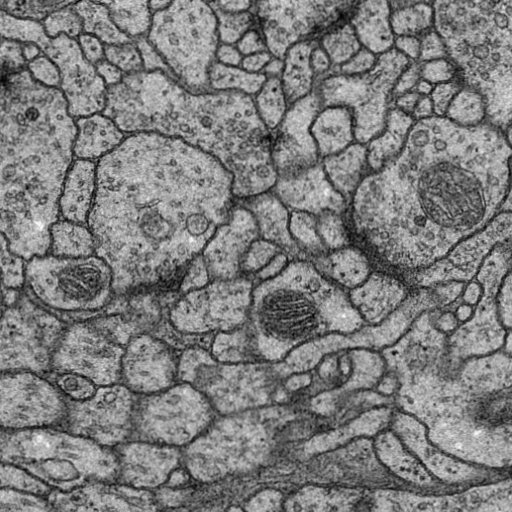
#> input picture RNet/data/images/train-volume01.jpg, 512 x 512 px
$ python postprocessing.py   (older library calls are emulated)
#> lines starting #> are read from the running program, lines starting #| are printed output that depends on the picture; after the words box and inside, x2 and y2 are one past the last pixel; in counts of white or black regions, pixels touching at a corner belong together
#> further down, image is the input picture: shape (512, 512); min 0, max 253, mean 124.8
import numpy as np
import pydensecrf.densecrf as dcrf
import pydensecrf.utils as utils
from skimage.io import imread, imsave
from pydensecrf.utils import unary_from_labels, create_pairwise_bilateral, create_pairwise_gaussian
from skimage.color import gray2rgb
from skimage.color import rgb2gray
from skimage.filters import sobel
from skimage.measure import label
from skimage.segmentation import slic, join_segmentations
from skimage.morphology import watershed
from skimage.color import label2rgb
import matplotlib.pyplot as plt
import cv2
import os


def sobel_watershed (image):
    edges = sobel(image)
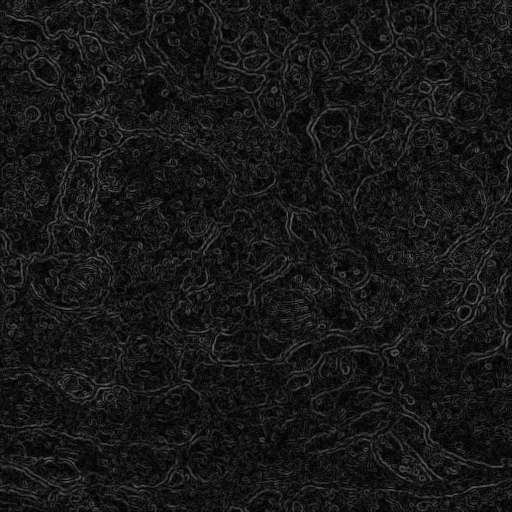
#> edges: shape (512, 512) float64; min 0, max 0.456, mean 0.0915
    markers = np.zeros_like(image)
    foreground, background = 1, 2
    markers[image < 90.0] = background
    markers[image > 180.0] = foreground
    ws = watershed(edges, markers)
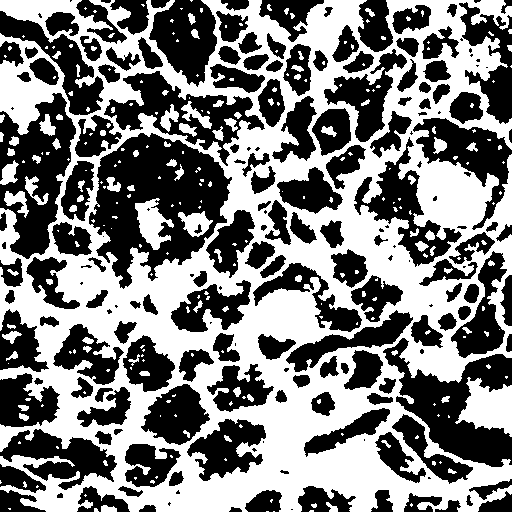
#> ws: shape (512, 512); values 1 (black) and 2 (white), 49.2% white; 271 white regions (182 under 20 px), largest, box (x1, y1, x2, y2) and area: (0, 0, 512, 512) 118562, (455, 377, 512, 437) 2005, (135, 198, 174, 250) 1032
    seg1 = label(ws == foreground)
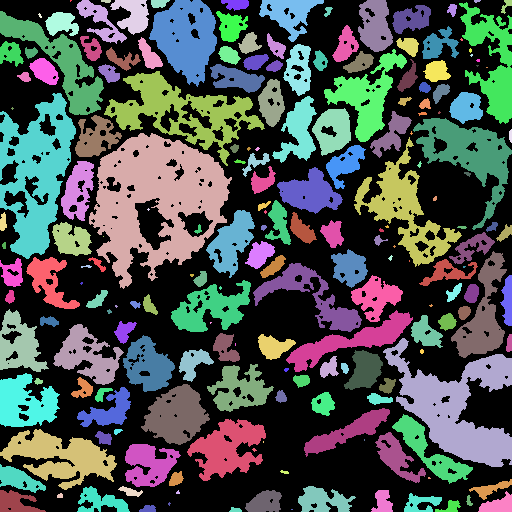
#> seg1: shape (512, 512) int32; 196 distinct labels, from 0 to 195; one colour per label, 0 black
    return seg1

def slic_super (image):
    seg2 = slic(image, n_segments=150, max_iter=180, sigma=5, compactness=0.1,multichannel=False)
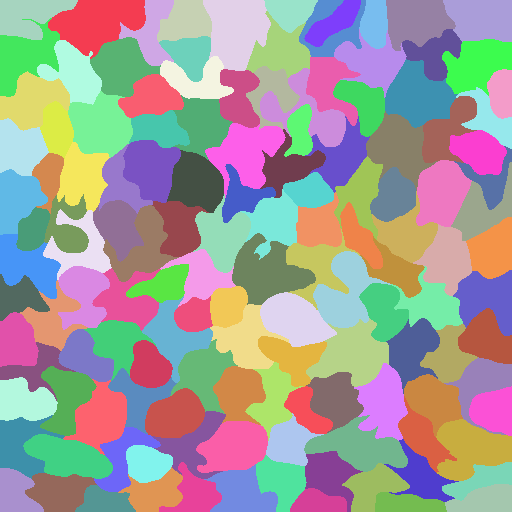
#> seg2: shape (512, 512) int64; 135 distinct labels, from 1 to 135; one colour per label, 0 black
    return seg2

# [66 lines left out: functions morphological, crf, not called in this run]


if __name__ == '__main__':

    image = imread('data/images/train-volume01.jpg')
    seg1 = sobel_watershed (image)
    seg2 = slic_super(image)
    # Combine the two.
    segj = join_segmentations(seg1, seg2)
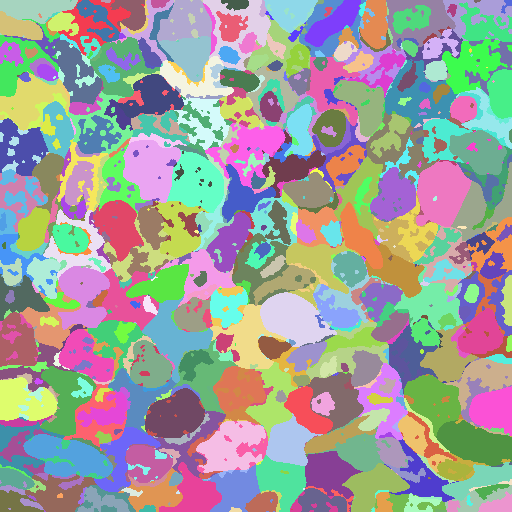
#> segj: shape (512, 512) int64; 611 distinct labels, from 1 to 611; one colour per label, 0 black

    color1 = label2rgb(seg1, image=image, bg_label=0)
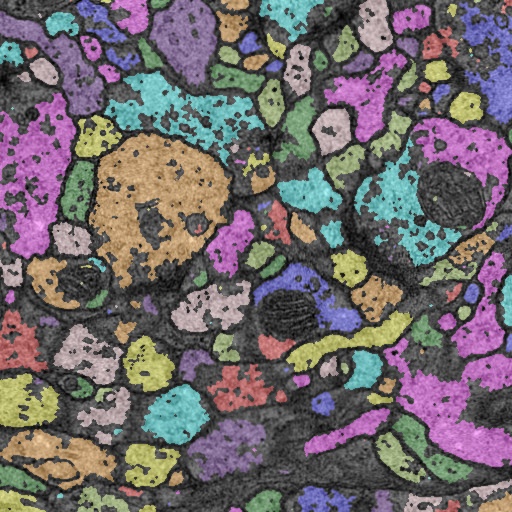
#> color1: shape (512, 512, 3) float64; mean R, G, B 0.443, 0.412, 0.424
#> (the run stopped early here; a loop or call above may not have finished)

$ run again, with RNet/data/images/train-volume00.jpg copied over RNet/data/images/train-volume01.jpg
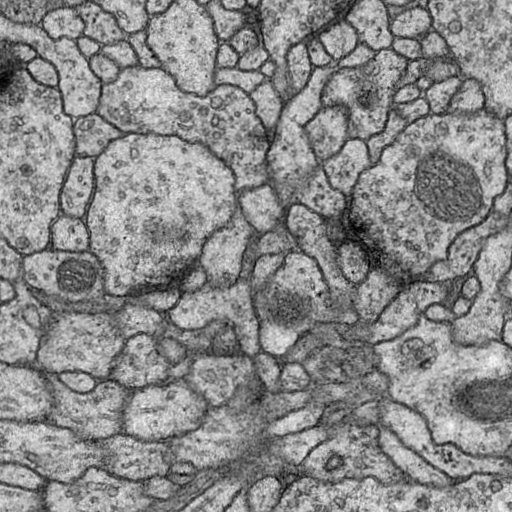
#> input picture RNet/data/images/train-volume00.jpg, 512 x 512 px
#> image is the input picture: shape (512, 512); min 0, max 253, mean 137.2
#> in sobel_watershed, `ws = watershed(edges, markers)`:
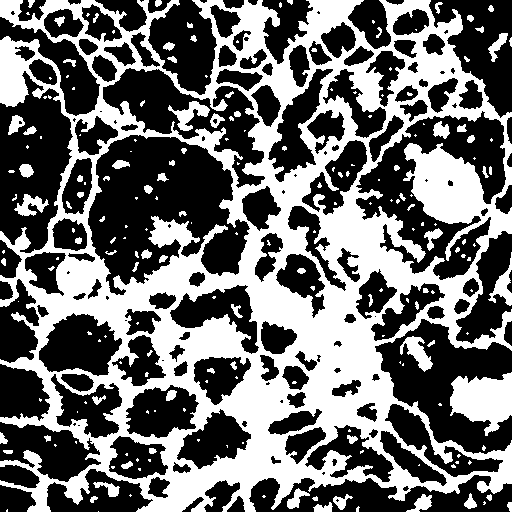
#> ws: shape (512, 512); values 1 (black) and 2 (white), 42.6% white; 206 white regions (120 under 20 px), largest, box (x1, y1, x2, y2) and area: (0, 0, 512, 512) 101458, (450, 372, 512, 436) 2596, (400, 336, 433, 372) 530
#> seg1: shape (512, 512) int32; 162 distinct labels, from 0 to 161
#> seg2: shape (512, 512) int64; 137 distinct labels, from 1 to 137
#> segj: shape (512, 512) int64; 582 distinct labels, from 1 to 582
#> `color1 = label2rgb(seg1, image=image, bg_label=0)`:
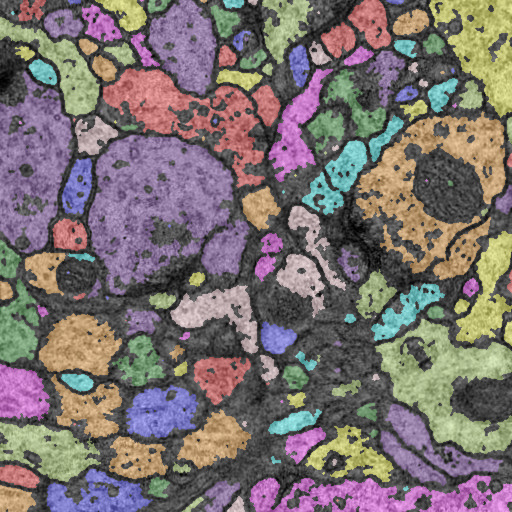
#> color1: shape (512, 512, 3) float64; mean R, G, B 0.484, 0.444, 0.441

$ run again, with RNet/data/images/train-volume02.jpg copied over RNet/data/images/train-volume01.jpg
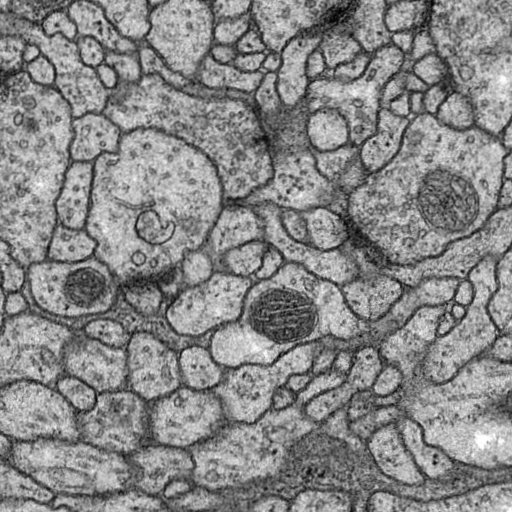
#> input picture RNet/data/images/train-volume02.jpg, 512 x 512 px
#> image is the input picture: shape (512, 512); min 0, max 255, mean 135.4
#> in sobel_watershed, `ws = watershed(edges, markers)`:
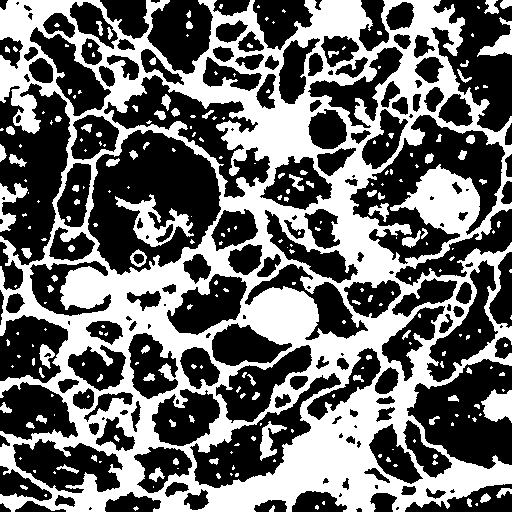
#> ws: shape (512, 512); values 1 (black) and 2 (white), 42.2% white; 252 white regions (160 under 20 px), largest, box (x1, y1, x2, y2) and area: (0, 0, 512, 512) 101084, (115, 194, 194, 247) 1408, (481, 389, 512, 423) 729
#> seg1: shape (512, 512) int32; 182 distinct labels, from 0 to 181
#> seg2: shape (512, 512) int64; 133 distinct labels, from 1 to 133
#> segj: shape (512, 512) int64; 602 distinct labels, from 1 to 602
#> `color1 = label2rgb(seg1, image=image, bg_label=0)`:
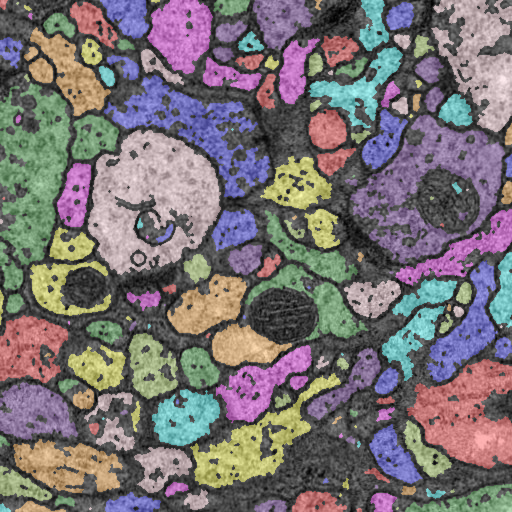
#> color1: shape (512, 512, 3) float64; mean R, G, B 0.472, 0.444, 0.454

$ run again, with RNet/data/images/train-volume03.jpg copied over RNet/data/images/train-volume01.jpg
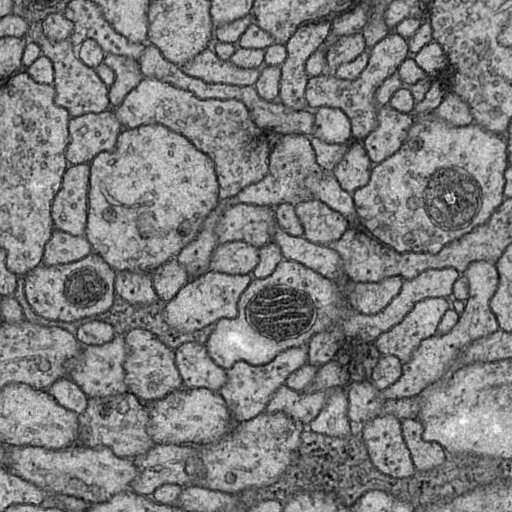
#> input picture RNet/data/images/train-volume03.jpg, 512 x 512 px
#> image is the input picture: shape (512, 512); min 0, max 255, mean 126.4
#> in sobel_watershed, `ws = watershed(edges, markers)`:
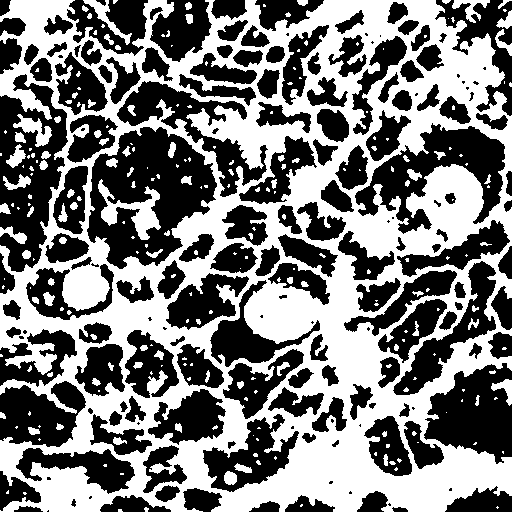
#> ws: shape (512, 512); values 1 (black) and 2 (white), 48% white; 245 white regions (153 under 20 px), largest, box (x1, y1, x2, y2) and area: (0, 0, 512, 512) 116887, (98, 179, 161, 240) 1353, (13, 114, 52, 147) 514
#> seg1: shape (512, 512) int32; 177 distinct labels, from 0 to 176
#> seg2: shape (512, 512) int64; 138 distinct labels, from 1 to 138
#> segj: shape (512, 512) int64; 624 distinct labels, from 1 to 624
#> `color1 = label2rgb(seg1, image=image, bg_label=0)`:
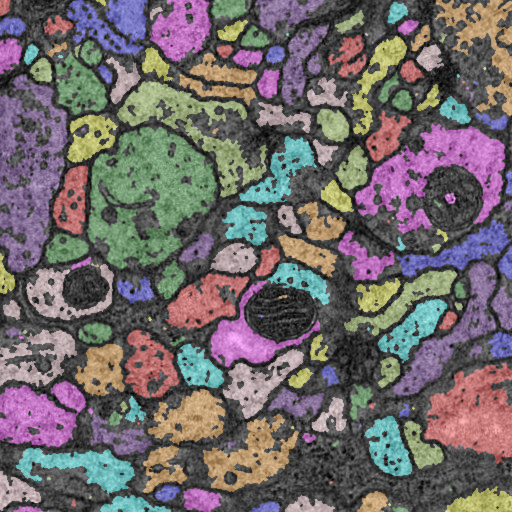
#> color1: shape (512, 512, 3) float64; mean R, G, B 0.441, 0.411, 0.417
